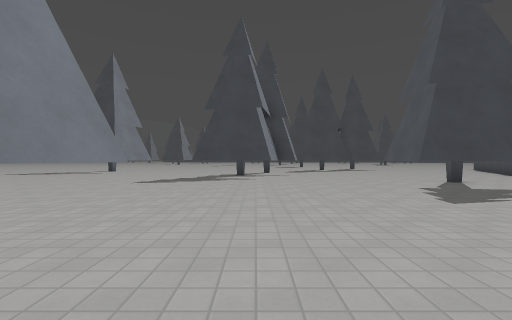
[1] (above)

13 first-person views from a walk through a Godot game level. The camera is 1.3 m above the floor, looks level and sees 90° across. The floor is counted in squares, 2 m on a side. Each view is taken from the middle of a square. On the plan, view 1 faces up. The plan holds only what a view shows up to about 9 squares ahead; the rest is blank. The place goes on beyond the plan. Surface patterns are stand-ins for the level's own textures.

[2]
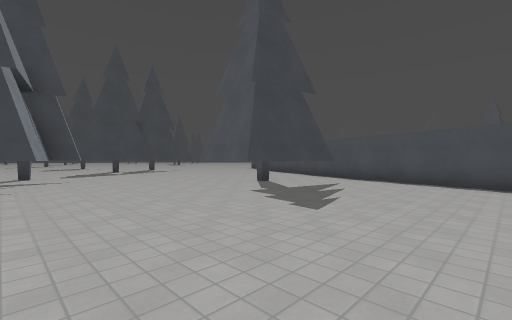

[3]
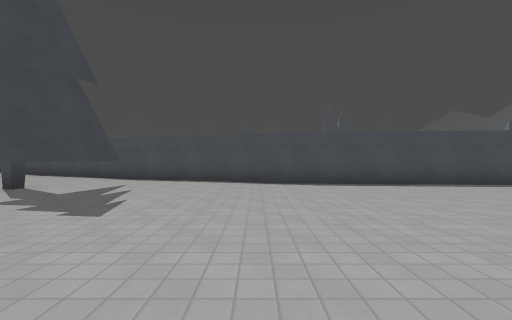

[4]
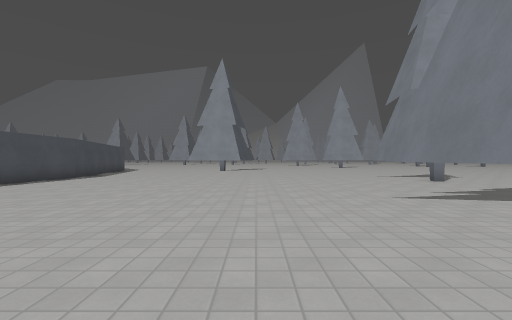

[5]
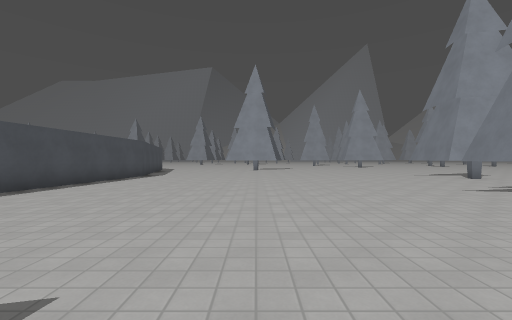

[6]
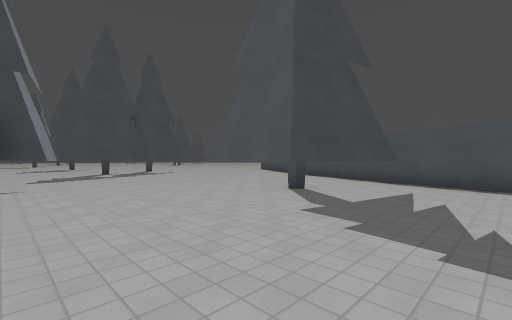

[7]
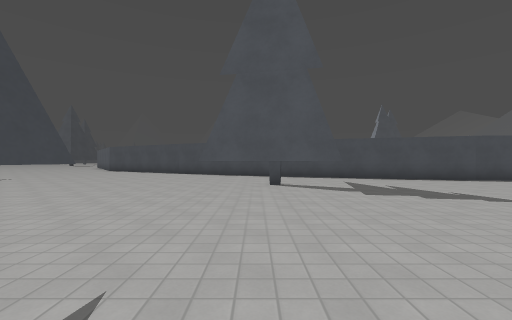

[8]
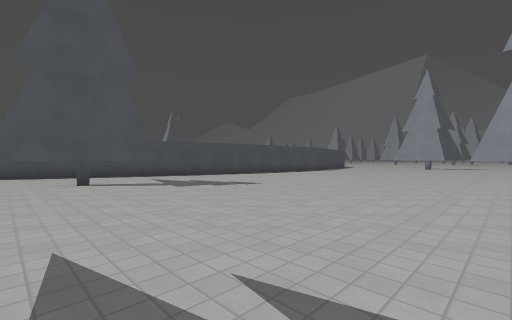

[9]
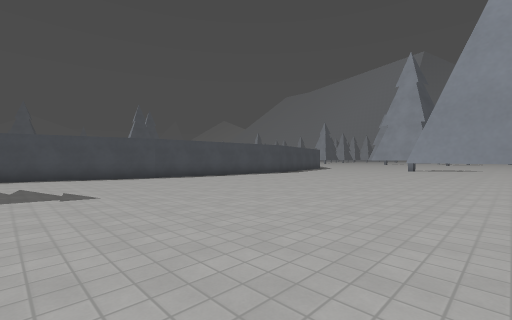

[10]
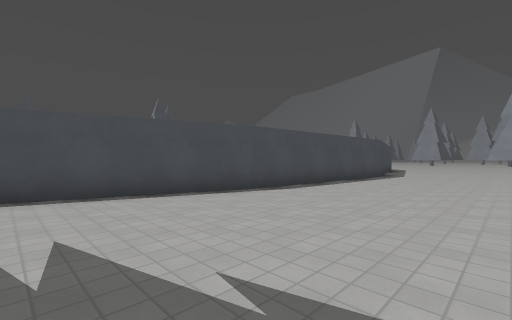

[11]
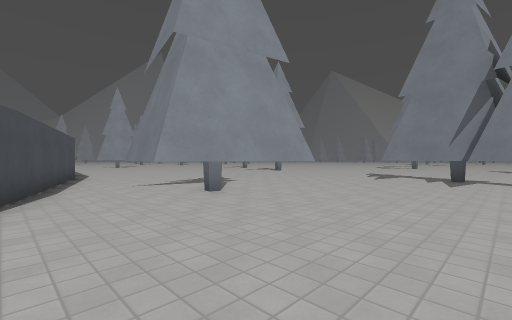

[12]
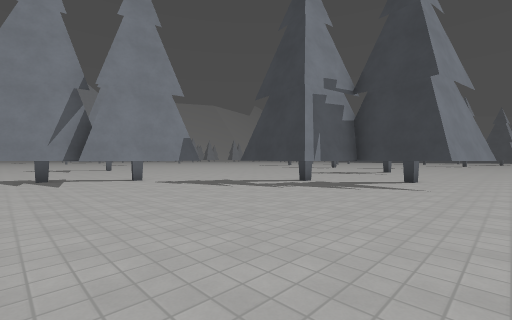

[13]
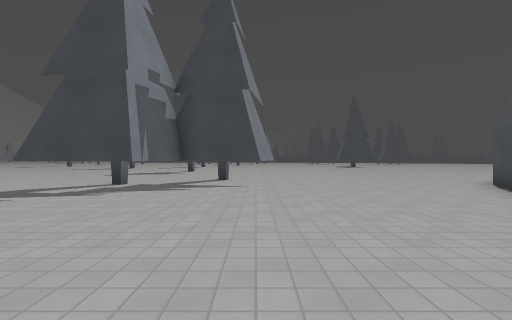

### Floor plan
Key: @ floor where view 1 was taken; # wall or solid block; . floor; T thing the floor can be seen under or through.
Columns run from 2 left of view 1 to 15 right of it. Each row starts with its distance up from view 1.
 21           ..
 20           ..
 19   ...    ##.......
 18   ...    ##.......
 17    .. #####......#
 16    ..###........##
 15    ............
 14     #..........
 13   ###.........
 12    ##........
 11  ###........
 10   #.........
  9 .......TT...#
  8 .......TTT..#
  7 .......TTT.##
  6 .......TTT.#
  5 ...........#
  4 ..........##
  3 #.........#
  2 #.........#
  1 #........##
  0 #.@......#
 -1 .........#
 -2 .........#
 -3 .........#
 -4 .........#
 -5 .........#

Positions as (right, up) in squares from view 1, and headings:
1: (0, 0), facing up
2: (0, 2), facing up-right
3: (0, 2), facing right
4: (0, 4), facing down
5: (2, 5), facing down
6: (1, 4), facing up-right
7: (-1, 8), facing right
8: (-2, 9), facing down-right
9: (-2, 5), facing down-right
10: (3, 5), facing down-right
11: (9, 12), facing down-left
12: (9, 10), facing up-left
13: (8, 10), facing up
